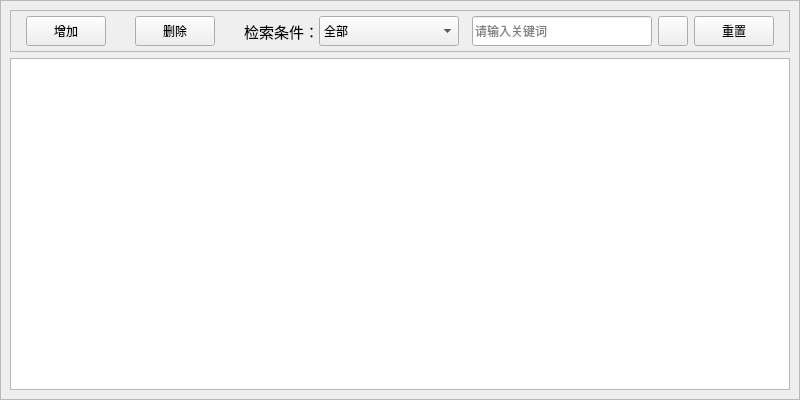
<?xml version="1.0" encoding="UTF-8"?>
<ui version="4.0">
 <class>mainPage</class>
 <widget class="QMainWindow" name="mainPage">
  <property name="geometry">
   <rect>
    <x>0</x>
    <y>0</y>
    <width>800</width>
    <height>400</height>
   </rect>
  </property>
  <property name="minimumSize">
   <size>
    <width>800</width>
    <height>400</height>
   </size>
  </property>
  <property name="maximumSize">
   <size>
    <width>800</width>
    <height>400</height>
   </size>
  </property>
  <property name="windowTitle">
   <string/>
  </property>
  <widget class="QWidget" name="centralwidget">
   <layout class="QVBoxLayout" name="verticalLayout">
    <property name="spacing">
     <number>0</number>
    </property>
    <property name="leftMargin">
     <number>0</number>
    </property>
    <property name="topMargin">
     <number>0</number>
    </property>
    <property name="rightMargin">
     <number>0</number>
    </property>
    <property name="bottomMargin">
     <number>0</number>
    </property>
    <item>
     <widget class="QFrame" name="frame">
      <property name="frameShape">
       <enum>QFrame::StyledPanel</enum>
      </property>
      <property name="frameShadow">
       <enum>QFrame::Raised</enum>
      </property>
      <layout class="QVBoxLayout" name="verticalLayout_2" stretch="1,10">
       <item>
        <widget class="QFrame" name="frame_2">
         <property name="frameShape">
          <enum>QFrame::StyledPanel</enum>
         </property>
         <property name="frameShadow">
          <enum>QFrame::Raised</enum>
         </property>
         <layout class="QHBoxLayout" name="horizontalLayout_4" stretch="3,1,3,1,20">
          <property name="leftMargin">
           <number>15</number>
          </property>
          <property name="topMargin">
           <number>5</number>
          </property>
          <property name="rightMargin">
           <number>15</number>
          </property>
          <property name="bottomMargin">
           <number>5</number>
          </property>
          <item>
           <widget class="QPushButton" name="addPushButton">
            <property name="minimumSize">
             <size>
              <width>0</width>
              <height>30</height>
             </size>
            </property>
            <property name="maximumSize">
             <size>
              <width>16777215</width>
              <height>30</height>
             </size>
            </property>
            <property name="text">
             <string>增加</string>
            </property>
           </widget>
          </item>
          <item>
           <spacer name="horizontalSpacer_2">
            <property name="orientation">
             <enum>Qt::Horizontal</enum>
            </property>
            <property name="sizeHint" stdset="0">
             <size>
              <width>17</width>
              <height>20</height>
             </size>
            </property>
           </spacer>
          </item>
          <item>
           <widget class="QPushButton" name="deletePushButton">
            <property name="minimumSize">
             <size>
              <width>0</width>
              <height>30</height>
             </size>
            </property>
            <property name="maximumSize">
             <size>
              <width>16777215</width>
              <height>30</height>
             </size>
            </property>
            <property name="text">
             <string>删除</string>
            </property>
           </widget>
          </item>
          <item>
           <spacer name="horizontalSpacer_3">
            <property name="orientation">
             <enum>Qt::Horizontal</enum>
            </property>
            <property name="sizeHint" stdset="0">
             <size>
              <width>16</width>
              <height>20</height>
             </size>
            </property>
           </spacer>
          </item>
          <item>
           <layout class="QHBoxLayout" name="horizontalLayout_3" stretch="7,1,0">
            <property name="spacing">
             <number>6</number>
            </property>
            <item>
             <layout class="QHBoxLayout" name="horizontalLayout_2">
              <item>
               <layout class="QHBoxLayout" name="horizontalLayout">
                <property name="spacing">
                 <number>0</number>
                </property>
                <property name="rightMargin">
                 <number>7</number>
                </property>
                <item>
                 <widget class="QLabel" name="conditionLabel">
                  <property name="minimumSize">
                   <size>
                    <width>0</width>
                    <height>30</height>
                   </size>
                  </property>
                  <property name="maximumSize">
                   <size>
                    <width>16777215</width>
                    <height>30</height>
                   </size>
                  </property>
                  <property name="font">
                   <font>
                    <family>微软雅黑</family>
                    <pointsize>11</pointsize>
                    <bold>false</bold>
                   </font>
                  </property>
                  <property name="text">
                   <string>检索条件：</string>
                  </property>
                 </widget>
                </item>
                <item>
                 <widget class="QComboBox" name="conditionCombox">
                  <property name="minimumSize">
                   <size>
                    <width>140</width>
                    <height>30</height>
                   </size>
                  </property>
                  <property name="maximumSize">
                   <size>
                    <width>140</width>
                    <height>30</height>
                   </size>
                  </property>
                  <item>
                   <property name="text">
                    <string>全部</string>
                   </property>
                  </item>
                  <item>
                   <property name="text">
                    <string>名称</string>
                   </property>
                  </item>
                  <item>
                   <property name="text">
                    <string>账号</string>
                   </property>
                  </item>
                  <item>
                   <property name="text">
                    <string>备注</string>
                   </property>
                  </item>
                 </widget>
                </item>
               </layout>
              </item>
              <item>
               <widget class="QLineEdit" name="contidionLineEdit">
                <property name="minimumSize">
                 <size>
                  <width>180</width>
                  <height>30</height>
                 </size>
                </property>
                <property name="maximumSize">
                 <size>
                  <width>180</width>
                  <height>30</height>
                 </size>
                </property>
                <property name="contextMenuPolicy">
                 <enum>Qt::NoContextMenu</enum>
                </property>
                <property name="placeholderText">
                 <string>请输入关键词</string>
                </property>
                <property name="clearButtonEnabled">
                 <bool>true</bool>
                </property>
               </widget>
              </item>
             </layout>
            </item>
            <item>
             <widget class="QPushButton" name="searchPushButton">
              <property name="minimumSize">
               <size>
                <width>30</width>
                <height>30</height>
               </size>
              </property>
              <property name="maximumSize">
               <size>
                <width>30</width>
                <height>30</height>
               </size>
              </property>
              <property name="toolTip">
               <string>查找</string>
              </property>
              <property name="text">
               <string/>
              </property>
             </widget>
            </item>
            <item>
             <widget class="QPushButton" name="resetPushButton">
              <property name="minimumSize">
               <size>
                <width>80</width>
                <height>30</height>
               </size>
              </property>
              <property name="maximumSize">
               <size>
                <width>80</width>
                <height>30</height>
               </size>
              </property>
              <property name="text">
               <string>重置</string>
              </property>
             </widget>
            </item>
           </layout>
          </item>
         </layout>
        </widget>
       </item>
       <item>
        <widget class="QTableWidget" name="tableWidget">
         <property name="selectionMode">
          <enum>QAbstractItemView::SingleSelection</enum>
         </property>
         <property name="selectionBehavior">
          <enum>QAbstractItemView::SelectRows</enum>
         </property>
        </widget>
       </item>
      </layout>
     </widget>
    </item>
   </layout>
  </widget>
 </widget>
 <resources/>
 <connections/>
</ui>
